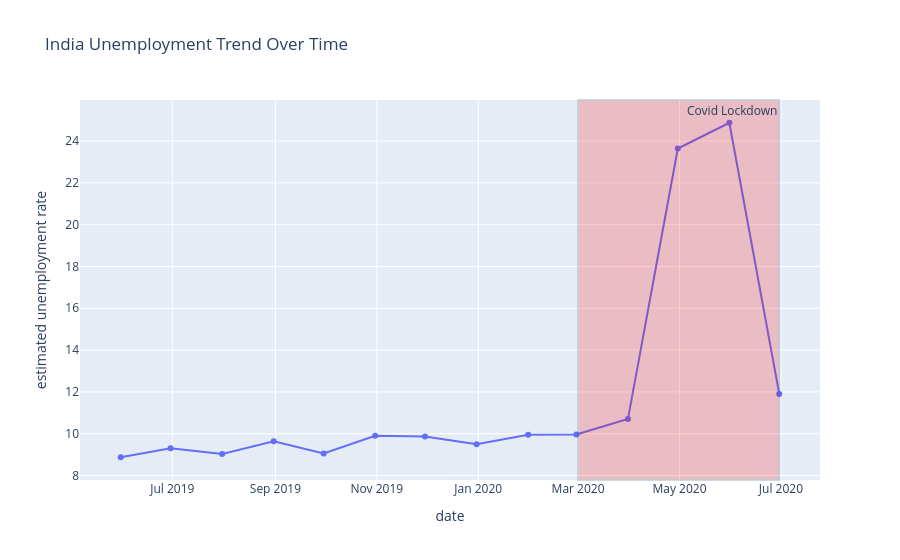

Here is the notebook cell this chart was saved with:
### Markdown cell above
## 11. Exploratory Data Analysis

### Code cell
df['date'] = pd.to_datetime(df['date'], dayfirst=True)

monthly_avg = (
    df.groupby('date')['estimated unemployment rate']
    .mean()
    .reset_index()
)

fig = px.line(
    monthly_avg,
    x='date',
    y='estimated unemployment rate',
    title='India Unemployment Trend Over Time',
    markers=True
)

fig.add_vrect(
    x0='2020-03-01',
    x1='2020-06-30',
    annotation_text='Covid Lockdown',
    fillcolor='red',
    opacity=0.2
)

fig.show()

### Figure 1 — Plotly figure (JSON) as saved in the notebook; plotly's stock layout.template omitted (floating-point values rounded to 4 significant figures)
{"data": [{"hovertemplate": "date=%{x}<br>estimated unemployment rate=%{y}<extra></extra>", "legendgroup": "", "line": {"color": "#636efa", "dash": "solid"}, "marker": {"symbol": "circle"}, "mode": "lines+markers", "name": "", "orientation": "v", "showlegend": false, "type": "scatter", "x": ["2019-05-31T00:00:00.000000", "2019-06-30T00:00:00.000000", "2019-07-31T00:00:00.000000", "2019-08-31T00:00:00.000000", "2019-09-30T00:00:00.000000", "2019-10-31T00:00:00.000000", "2019-11-30T00:00:00.000000", "2019-12-31T00:00:00.000000", "2020-01-31T00:00:00.000000", "2020-02-29T00:00:00.000000", "2020-03-31T00:00:00.000000", "2020-04-30T00:00:00.000000", "2020-05-31T00:00:00.000000", "2020-06-30T00:00:00.000000"], "xaxis": "x", "y": [8.874, 9.303, 9.034, 9.638, 9.052, 9.901, 9.868, 9.497, 9.951, 9.965, 10.7, 23.64, 24.88, 11.9], "yaxis": "y"}], "layout": {"annotations": [{"showarrow": false, "text": "Covid Lockdown", "x": "2020-06-30", "xanchor": "right", "xref": "x", "y": 1, "yanchor": "top", "yref": "y domain"}], "legend": {"tracegroupgap": 0}, "shapes": [{"fillcolor": "red", "opacity": 0.2, "type": "rect", "x0": "2020-03-01", "x1": "2020-06-30", "xref": "x", "y0": 0, "y1": 1, "yref": "y domain"}], "title": {"text": "India Unemployment Trend Over Time"}, "xaxis": {"anchor": "y", "domain": [0, 1], "title": {"text": "date"}}, "yaxis": {"anchor": "x", "domain": [0, 1], "title": {"text": "estimated unemployment rate"}}}}
